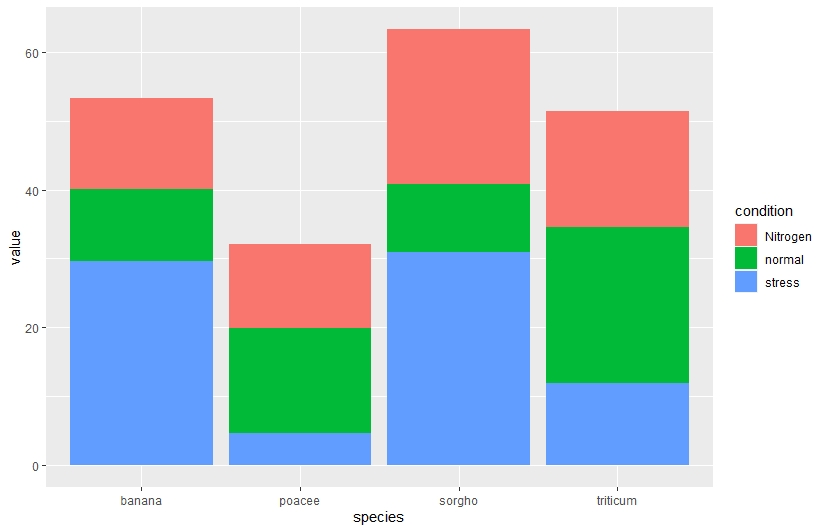

Write the R code that produced this figure.
library(ggplot2)
library(tidyverse)
# Create a dataset
species=rep(x=c("sorgho","poacee","banana","triticum"),each=3)
condition=rep(x=c("normal","stress","Nitrogen"),times=4)
set.seed(550)
value=abs(rnorm(n=12,mean=0,sd=15))
data=data.frame(species,condition,value)
view(data)

# Groupped
ggplot(data,aes(x=species,y=value,fill=condition))+geom_bar(stat="identity",position = "stack")
